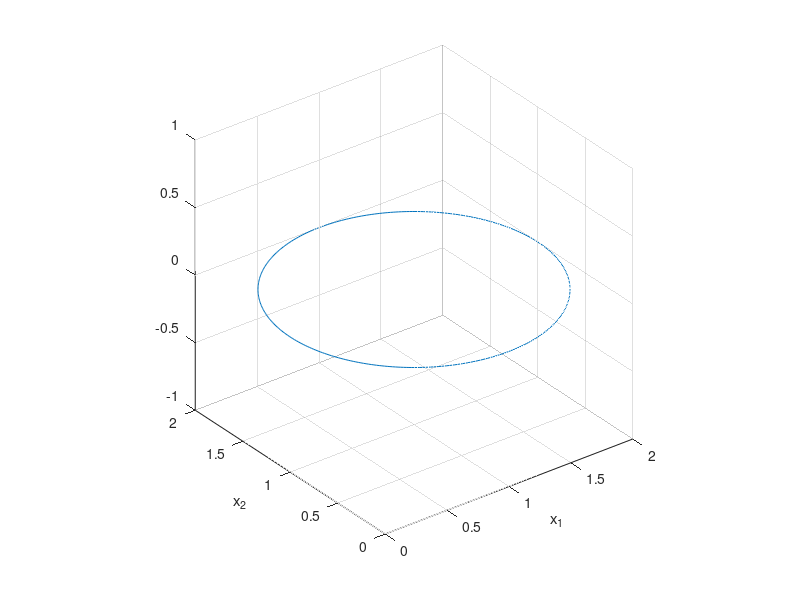

Write MATLAB code to recreate this figure.
1;

## Creando algunos datos artificiales

a = linspace(0,2*pi,360);
X = [cos(a)+1;sin(a)+1];


A=[2 0.1;0.1 2]; B=[-0.5 0];

## Evalúe eficientemente x' A x + B x  donde x es cada columna de X
 
Z= zeros(1,size(X,2));  ## << corregir esto

plot3(X(1,:),X(2,:),Z);
xlabel('x_1');
ylabel('x_2');
daspect([1,1,1]);
grid on;

## Sobreponga el paraboloide completo
